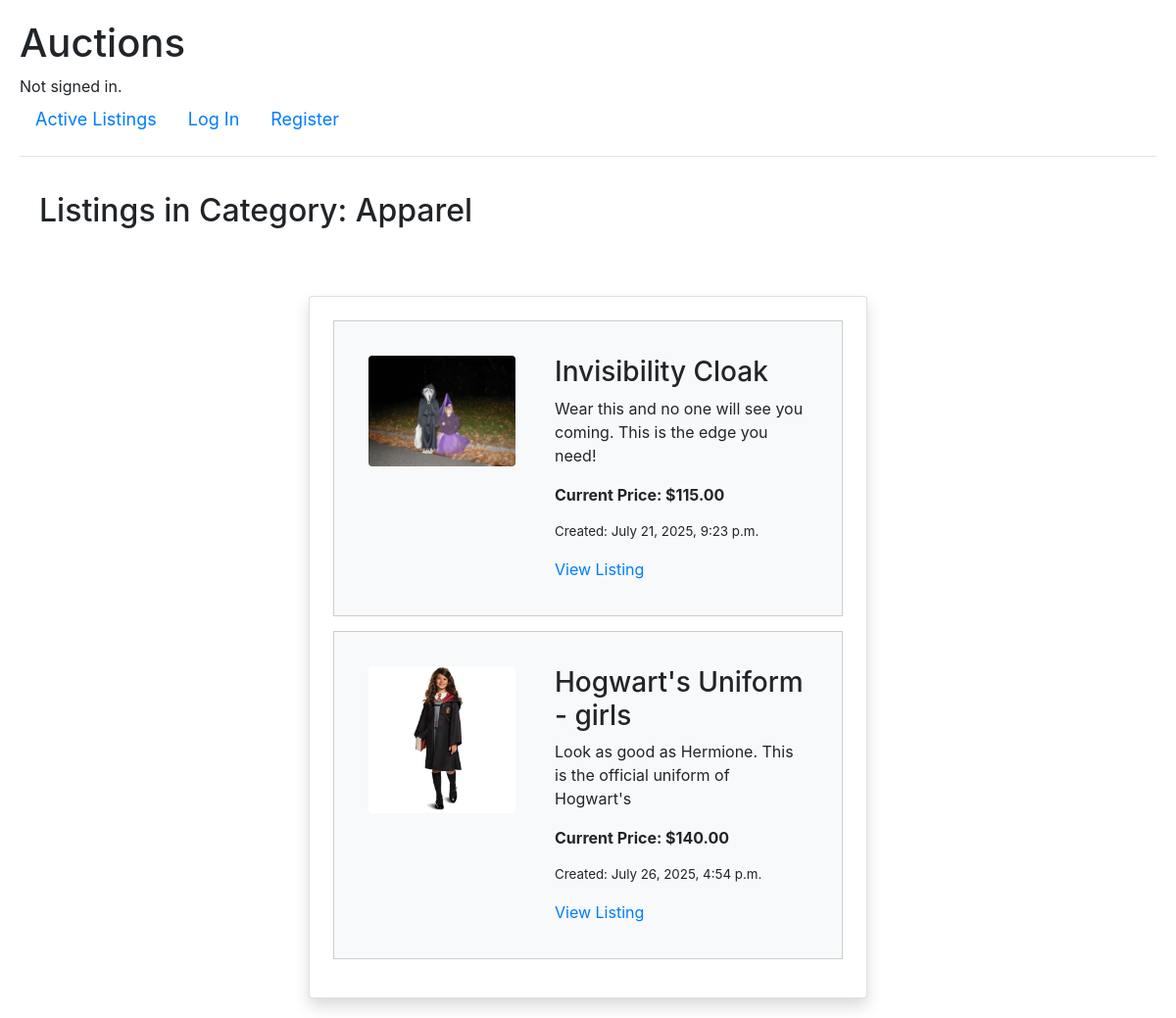
/category/Apparel, run on the app's committed database.
### auctions/models.py (models this page shows, shortened)
class Category(models.Model):
    name = models.CharField(max_length=64, unique=True)

class Listing(models.Model):
    title = models.CharField(max_length=64)
    description = models.TextField()
    starting_bid = models.DecimalField(max_digits=10, decimal_places=2)
    image_url = models.CharField(max_length=100, blank=True, null=True)
    category = models.ForeignKey(Category, on_delete=models.SET_NULL, null=True, blank=True)
    owner = models.ForeignKey(User, on_delete=models.CASCADE, related_name="listings")
    created_at = models.DateTimeField(auto_now_add=True)
    is_active = models.BooleanField(default=True)
    @property
    def current_price(self):
        highest_bid = self.bids.order_by('-amount').first()
        return highest_bid.amount if highest_bid else self.starting_bid

class Bid(models.Model):
    listing = models.ForeignKey(Listing, on_delete=models.CASCADE, related_name="bids")
    amount = models.DecimalField(max_digits=10, decimal_places=2)
    bidder = models.ForeignKey(User, on_delete=models.CASCADE, related_name="bids")
    created_at = models.DateTimeField(auto_now_add=True)

### auctions/views.py (the view)
# urls.py: path("category/<str:name>", views.category, name="category"),
def category(request, name):
    category = get_object_or_404(Category, name=name)
    listings = Listing.objects.filter(category=category)
    return render(request, "auctions/category.html", {
        "category": category,
        "listings": listings
    })

### auctions/templates/auctions/category.html
{% extends "auctions/layout.html" %}
{% block body %}
    <h2>Listings in Category: {{ category.name }}</h2>
<div class="container mt-5" style="max-width: 600px;">
    <div class="card shadow p-4">
        {% load static %}
        {% for listing in listings %}
            <div class="listing-box">
                <div class="listing-image">
                    <img src="{% static listing.image_url %}" alt="Image for {{ listing.title }}">
                </div>
                <div class="listing-text">
                    <h3>{{ listing.title }}</h3>
                    <p>{{ listing.description }}</p>
                    <p><strong>Current Price: ${{ listing.current_price }}</strong></p>
                    <p style="font-size: smaller">Created: {{ listing.created_at}}</p>
                    <a href="{% url 'listing' listing.id %}">View Listing</a>
                </div>
            </div>
        {% empty %}
            <p>No active listings available.</p>
        {% endfor %}
    </div>
</div>
{% endblock %}

### auctions/static/auctions/styles.css (style rules this page uses)
body { padding: 20px; }
.listing-image { flex-shrink: 0; margin: 20px; }
.listing-text { padding: 20px; flex: 1; }
.listing-box { display: flex; align-items: flex-start; background-color: #f8f9fa; border: 1px solid #ccc; padding: 15px; margin-bottom: 15px; width: 100%; }
.listing-image img { max-width: 150px; height: auto; border-radius: 4px; }
h2 { padding: 20px; }

### data on the page
Category: name "Apparel"
Listing: image_url (picture), title "Invisibility Cloak", description "Wear this and no one will see you coming. This is the edge you need!", current_price "115.00", created_at "July 21, 2025, 9:23 p.m."
Listing: image_url (picture), title "Hogwart's Uniform - girls", description "Look as good as Hermione. This is the official uniform of Hogwart's", current_price "140.00", created_at "July 26, 2025, 4:54 p.m."
